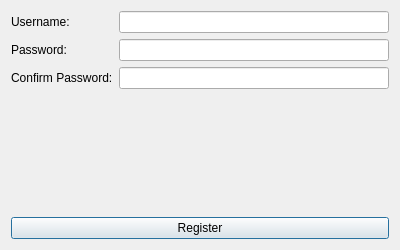
<?xml version="1.0" encoding="UTF-8"?>
<ui version="4.0">
 <class>RegisterDialog</class>
 <widget class="QDialog" name="RegisterDialog">
  <property name="geometry">
   <rect>
    <x>0</x>
    <y>0</y>
    <width>400</width>
    <height>250</height>
   </rect>
  </property>
  <property name="windowTitle">
   <string>Register</string>
  </property>
  <layout class="QVBoxLayout" name="verticalLayout">
   <item>
    <layout class="QFormLayout" name="formLayout">
     <item row="0" column="0">
      <widget class="QLabel" name="label">
       <property name="text">
        <string>Username:</string>
       </property>
      </widget>
     </item>
     <item row="0" column="1">
      <widget class="QLineEdit" name="usernameEdit"/>
     </item>
     <item row="1" column="0">
      <widget class="QLabel" name="label_2">
       <property name="text">
        <string>Password:</string>
       </property>
      </widget>
     </item>
     <item row="1" column="1">
      <widget class="QLineEdit" name="passwordEdit">
       <property name="echoMode">
        <enum>QLineEdit::Password</enum>
       </property>
      </widget>
     </item>
     <item row="2" column="0">
      <widget class="QLabel" name="label_3">
       <property name="text">
        <string>Confirm Password:</string>
       </property>
      </widget>
     </item>
     <item row="2" column="1">
      <widget class="QLineEdit" name="confirmPasswordEdit">
       <property name="echoMode">
        <enum>QLineEdit::Password</enum>
       </property>
      </widget>
     </item>
    </layout>
   </item>
   <item>
    <widget class="QPushButton" name="registerButton">
     <property name="text">
      <string>Register</string>
     </property>
    </widget>
   </item>
  </layout>
 </widget>
 <resources/>
 <connections/>
</ui>
